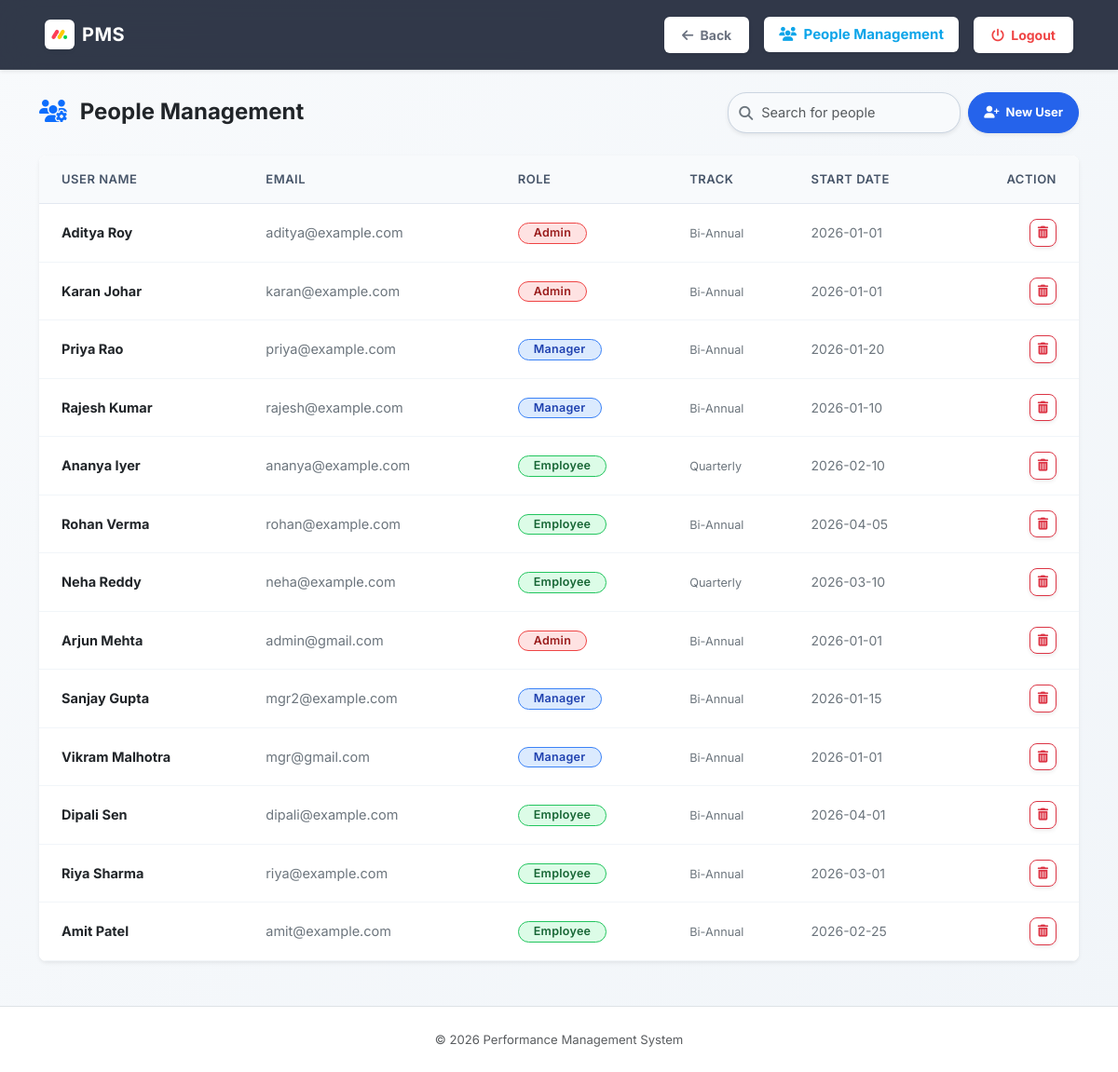
The page /admin/users (signed in) on the database its author committed.
### tables this page shows
CREATE TABLE users (
    id INTEGER PRIMARY KEY AUTOINCREMENT,
    name TEXT,
    email TEXT,
    password TEXT,
    role TEXT,
    doj TEXT,
    review_track TEXT DEFAULT 'bi-annual'
);

### routes/admin.py (the view)
@admin_bp.route('/admin/users')
def manage_users():
    if session.get('role') != 'admin':
        return redirect('/login')
    conn = get_db()
    cur = conn.cursor()
    cur.execute("SELECT id, name, email, role, doj, review_track FROM users ORDER BY id DESC")
    users = cur.fetchall()
    conn.close()
    return render_template('admin_users.html', users=users)

### database.py (called while the page is built)
def get_db():
    return sqlite3.connect("database.db")

### templates/admin_users.html (shortened to what this page needs)
<!DOCTYPE html>
<html>
<head>
    <link href="https://cdn.jsdelivr.net/npm/bootstrap@5.3.0/dist/css/bootstrap.min.css" rel="stylesheet">
    <link href="https://cdnjs.cloudflare.com/ajax/libs/font-awesome/6.4.0/css/all.min.css" rel="stylesheet">
    <link href="{{ url_for('static', filename='custom.css') }}" rel="stylesheet">
</head>
<body class="bg-light">
<nav class="navbar navbar-expand-lg shadow-sm mb-4" style="background-color: #2b303a;">
  <div class="container-fluid px-4 px-lg-5 d-flex justify-content-between align-items-center">
    <a class="navbar-brand d-flex align-items-center text-white" href="/admin">
      <img src="{{ url_for('static', filename='img1.jpg') }}" alt="PMS Logo" width="32" height="32" class="me-2 rounded shadow-sm bg-white p-1">
      <span class="fw-bold d-none d-sm-inline">PMS</span>
    </a>
    <div class="d-flex align-items-center">
        <a href="/admin" class="btn bg-white fw-bold shadow-sm me-3" style="color: #6b7280; border-radius: 6px;"><i class="fa-solid fa-arrow-left me-1"></i> Back</a>
        <span class="me-3 fw-bold bg-white px-3 py-2 shadow-sm" style="color: #0ea5e9; border-radius: 6px;"><i class="fa-solid fa-users me-1"></i> People Management</span>
        <a href="/logout" class="btn bg-white fw-bold shadow-sm" style="color: #ef4444; border-radius: 6px;"><i class="fa-solid fa-power-off me-1"></i> Logout</a>
    </div>
  </div>
</nav>
<div class="container mt-4">
    <div class="d-flex justify-content-between align-items-center mb-4">
        <h4 class="fw-bold text-dark mb-0"><i class="fa-solid fa-users-gear text-primary me-2"></i> People Management</h4>
        <div class="d-flex gap-2">
            <div class="position-relative">
                <i class="fa-solid fa-magnifying-glass search-icon"></i>
                <input type="text" id="searchInput" class="form-control form-control-sm search-bar shadow-sm" placeholder="Search for people" style="width: 250px;">
            </div>
            <button class="btn btn-primary btn-sm fw-bold shadow-sm px-3 rounded-pill" data-bs-toggle="modal" data-bs-target="#addUserModal">
                <i class="fa-solid fa-user-plus me-1"></i> New User
            </button>
        </div>
    </div>
    <div class="card shadow-sm border-0 rounded-3">
        <div class="card-body p-0">
            <div class="table-responsive">
                <table class="table table-hover mb-0 bg-white align-middle" id="usersTable">
                    <thead class="table-light text-muted">
                        <tr>
                            <th class="fw-semibold border-0 py-3 ps-4">USER NAME</th>
                            <th class="fw-semibold border-0 py-3">EMAIL</th>
                            <th class="fw-semibold border-0 py-3">ROLE</th>
                            <th class="fw-semibold border-0 py-3">TRACK</th>
                            <th class="fw-semibold border-0 py-3">START DATE</th>
                            <th class="fw-semibold border-0 py-3 text-end pe-4">ACTION</th>
                        </tr>
                    </thead>
                    <tbody class="border-top-0">
                        {% for user in users %}
                        <tr>
                            <td class="fw-bold text-dark ps-4">{{ user[1] }}</td>
                            <td class="text-secondary">{{ user[2] }}</td>
                            <td>
                                {% if user[3] == 'admin' %}
                                    <span class="badge bg-danger rounded-pill px-3 py-1">Admin</span>
                                {% elif user[3] == 'manager' %}
                                    <span class="badge bg-primary rounded-pill px-3 py-1">Manager</span>
                                {% else %}
                                    <span class="badge bg-success rounded-pill px-3 py-1">Employee</span>
                                {% endif %}
                            </td>
                            <td><span class="text-secondary small">{{ user[5] | title }}</span></td>
                            <td><span class="text-secondary" style="font-size: 14px;">{{ user[4] }}</span></td>
                            <td class="text-end pe-4">
                                <form method="POST" action="/admin/users/delete/{{ user[0] }}" onsubmit="return confirm('WARNING: Are you sure you want to completely delete {{ user[1] }}? This will permanently erase ALL goals, feedbacks, and review cycles linked to this user. This action CANNOT be undone.');">
                                    <button class="btn btn-sm btn-outline-danger px-2 py-1 shadow-sm"><i class="fa-solid fa-trash-can"></i></button>
                                </form>
                            </td>
                        </tr>
                        {% endfor %}
                    </tbody>
                </table>
            </div>
        </div>
    </div>
</div>
<footer class="text-center mt-5 py-4 bg-white border-top">
    <div class="container">
        <small class="text-muted">© 2026 Performance Management System</small>
    </div>
</footer>
</body>
</html>

### static/custom.css (style rules this page uses)
body { background: linear-gradient(135deg, #f8fafc 0%, #f1f5f9 100%); font-family: "Inter", -apple-system, BlinkMacSystemFont, "Segoe UI", Roboto, "Helvetica Neue", sans-serif; font-size: 15px; color: #334155; min-height: 100vh; }
.navbar { background-color: rgba(15, 23, 42, 0.85) !important; backdrop-filter: blur(16px); -webkit-backdrop-filter: blur(16px); border-bottom: 1px solid rgba(255, 255, 255, 0.08); padding-top: 1rem; padding-bottom: 1rem; box-shadow: 0 4px 6px -1px rgba(0, 0, 0, 0.1); position: sticky; top: 0; z-index: 1000; }
.navbar-brand span { color: #ffffff !important; font-weight: 700; font-size: 20px; letter-spacing: 0.5px; }
.card { border: 1px solid rgba(255, 255, 255, 0.6); border-radius: 12px; box-shadow: 0 10px 15px -3px rgba(0, 0, 0, 0.04), 0 4px 6px -2px rgba(0, 0, 0, 0.02); margin-bottom: 30px; background-color: #ffffff; transition: transform 0.25s cubic-bezier(0.4, 0, 0.2, 1), box-shadow 0.25s cubic-bezier(0.4, 0, 0.2, 1); animation: slideUpFade 0.6s cubic-bezier(0.16, 1, 0.3, 1) forwards; opacity: 0; }
.table { margin-bottom: 0; font-size: 14.5px; }
.table th { background-color: #f8fafc !important; color: #475569; font-weight: 600; font-size: 13px; letter-spacing: 0.5px; border-bottom: 1px solid #e2e8f0 !important; border-top: none !important; padding: 14px 16px; text-transform: uppercase; }
.table td { color: #334155; padding: 16px 16px; border-color: #f1f5f9; vertical-align: middle; }
.table-hover tbody tr { transition: background-color 0.2s ease; }
.badge { font-weight: 600; font-size: 12.5px; padding: 6px 10px; border-radius: 6px; letter-spacing: 0.3px; }
.bg-success { background-color: #dcfce7 !important; color: #166534 !important; border: 1px solid #22c55e; }
.bg-primary { background-color: #dbeafe !important; color: #1e40af !important; border: 1px solid #3b82f6; }
.bg-danger { background-color: #fee2e2 !important; color: #991b1b !important; border: 1px solid #ef4444; }
.btn { font-size: 14px; font-weight: 600; border-radius: 8px; padding: 8px 18px; transition: all 0.25s ease; }
.btn-primary { background-color: #2563eb; border-color: #2563eb; box-shadow: 0 4px 6px -1px rgba(37, 99, 235, 0.2); }
.btn-sm { padding: 6px 14px; font-size: 13px; }
.form-control, .form-select { font-size: 14.5px; border-radius: 8px; border-color: #cbd5e1; padding: 10px 14px; background-color: #f8fafc; transition: all 0.25s ease; }
.container > *:nth-child(1) { animation-delay: 0.0s; }
.container > *:nth-child(2) { animation-delay: 0.1s; }

### templates/admin_users.html (style rules this page uses)
.table td, .table th { vertical-align: middle; }
.table { background: white; border-radius: 8px; overflow: hidden; }
.search-bar { border-radius: 20px; padding-left: 35px; }
.search-icon { position: absolute; left: 12px; top: 50%; transform: translateY(-50%); color: #6c757d; }

### rows shown on the page
users: name "Aditya Roy", email "aditya@example.com", role "Admin", review_track "Bi-Annual", doj "2026-01-01"
users: name "Karan Johar", email "karan@example.com", role "Admin", review_track "Bi-Annual", doj "2026-01-01"
users: name "Priya Rao", email "priya@example.com", role "Manager", review_track "Bi-Annual", doj "2026-01-20"
users: name "Rajesh Kumar", email "rajesh@example.com", role "Manager", review_track "Bi-Annual", doj "2026-01-10"
users: name "Ananya Iyer", email "ananya@example.com", role "Employee", review_track "Quarterly", doj "2026-02-10"
users: name "Rohan Verma", email "rohan@example.com", role "Employee", review_track "Bi-Annual", doj "2026-04-05"
users: name "Neha Reddy", email "neha@example.com", role "Employee", review_track "Quarterly", doj "2026-03-10"
users: name "Arjun Mehta", email "admin@gmail.com", role "Admin", review_track "Bi-Annual", doj "2026-01-01"
users: name "Sanjay Gupta", email "mgr2@example.com", role "Manager", review_track "Bi-Annual", doj "2026-01-15"
users: name "Vikram Malhotra", email "mgr@gmail.com", role "Manager", review_track "Bi-Annual", doj "2026-01-01"
users: name "Dipali Sen", email "dipali@example.com", role "Employee", review_track "Bi-Annual", doj "2026-04-01"
users: name "Riya Sharma", email "riya@example.com", role "Employee", review_track "Bi-Annual", doj "2026-03-01"
users: name "Amit Patel", email "amit@example.com", role "Employee", review_track "Bi-Annual", doj "2026-02-25"
